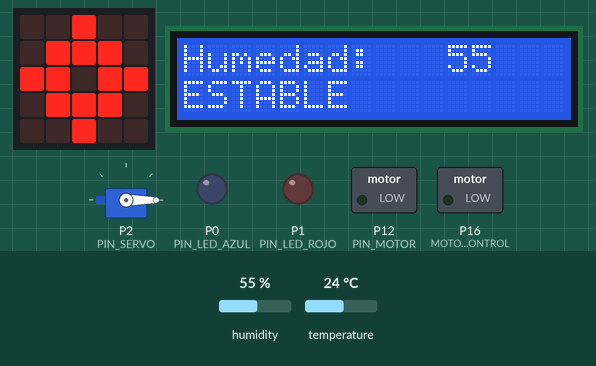
A program run on a simulated BBC micro:bit (MakeCode). Shown: servo, the board's 5×5 LED display, 16×2 character LCD, switched loads named in the program (green lamp = pin HIGH), output pins drawn as LEDs (lit = HIGH). The test bench sets the inputs (shaded band); at power-on: humidity 55 %, temperature 24 °C. What the program prints to the serial console is not drawn.

Above: at 1.8 s.
1.9 s: humidity set to 46 %
At 4.0 s:
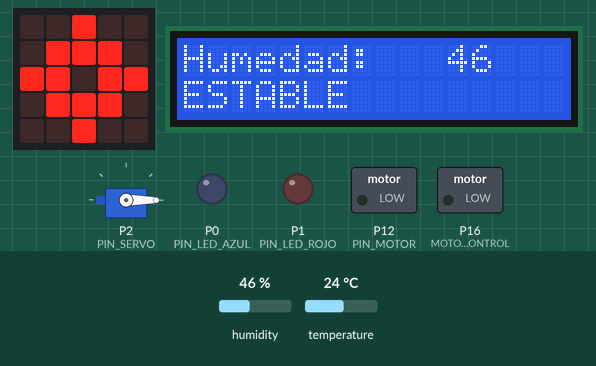
4.7 s: humidity set to 43 %
At 8.7 s:
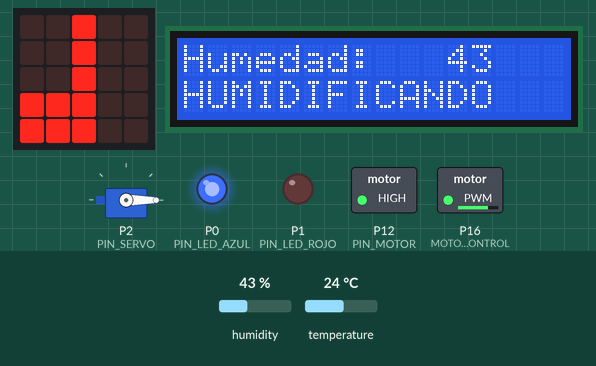
9.0 s: humidity set to 49 %
At 11.4 s:
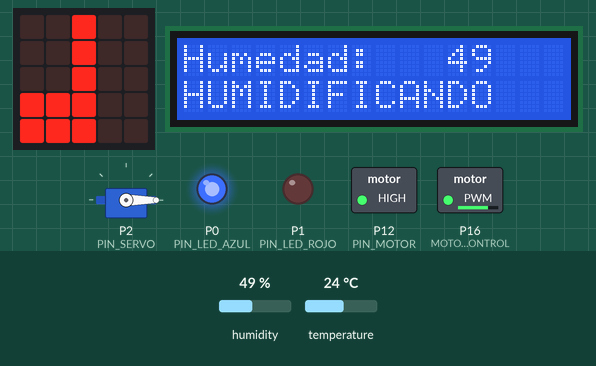
11.8 s: humidity set to 52 %
At 16.1 s:
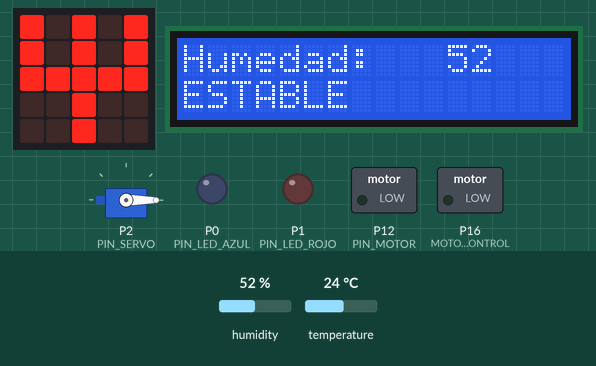
16.4 s: humidity set to 64 %
At 17.4 s:
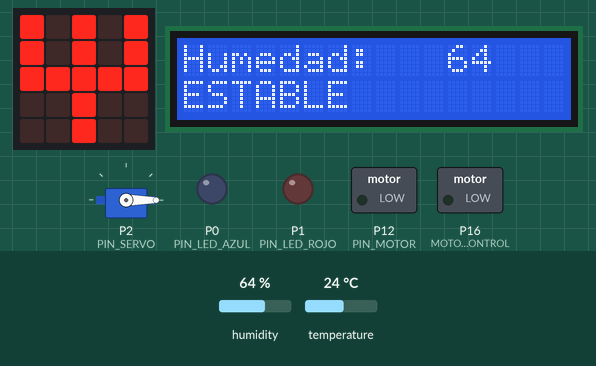
19.2 s: humidity set to 67 %
At 24.4 s:
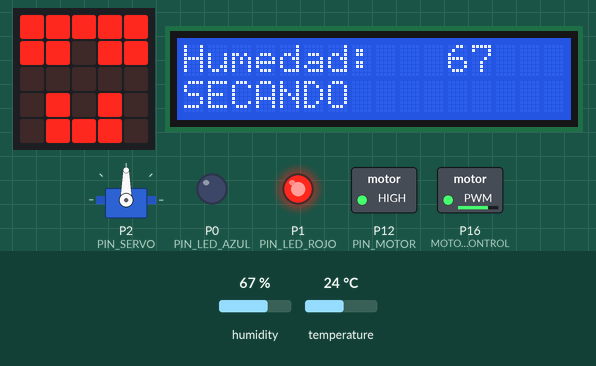
Timing chart, 0 to 25.9 s (numbered marks = the images above; inputs shaded):
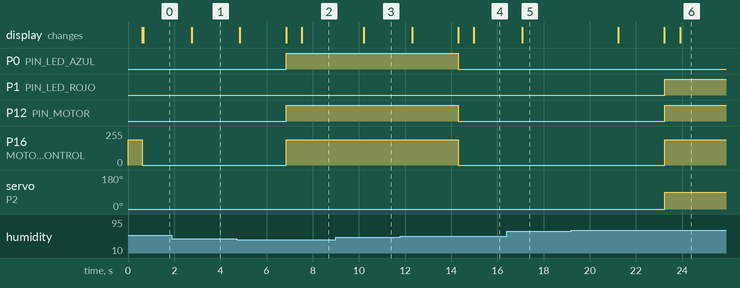

The program:

main.ts
```typescript
//  Aquí iría el bloque específico de la extensión DHT11
//  Simulamos lectura para este ejemplo de código base
//  En MakeCode real: humedad_actual = dht11.dht11_read(PIN_DHT11, dht11.DHT11Type.HUMIDITY)
function leer_sensor() {

    dht11_dht22.queryData(DHTtype.DHT11, DigitalPin.P8, true, false, false)
    if (dht11_dht22.readDataSuccessful()) {
        humedad_actual = dht11_dht22.readData(dataType.humidity)
        humedad_actual = dht11_dht22.readData(dataType.humidity)
        makerbit.showStringOnLcd1602("" + ("" + dht11_dht22.readData(dataType.humidity)), makerbit.position1602(LcdPosition1602.Pos12), 16)
    }

    makerbit.showStringOnLcd1602(estado_sistema, makerbit.position1602(LcdPosition1602.Pos17), 16)
    serial.writeValue("humedad", dht11_dht22.readData(dataType.humidity))
    basic.pause(2000)
}

let humedad_actual = 0
let estado_sistema = ""
estado_sistema = "ESTABLE"
//  PROYECTO: GUARDIÁN DEL CLIMA
//  Lógica con Histéresis y Control de Estados
//  --- CONFIGURACIÓN ---
let umbral_seco_activar = 45
//  Enciende humidificador si baja de 45%
let umbral_seco_apagar = 50
//  Apaga humidificador solo si sube a 50% (Margen de seguridad)
let umbral_humedo_activar = 65
//  Enciende secado si sube de 65%
let umbral_humedo_apagar = 60
//  Puede ser: ESTABLE, HUMIDIFICANDO, SECANDO
//  Pines (Ajustar según tabla de Hardware)
let PIN_DHT11 = DigitalPin.P8
let PIN_SERVO = AnalogPin.P2
let PIN_MOTOR = DigitalPin.P12
let MOTOR_CONTROL = AnalogPin.P16
let PIN_LED_AZUL = DigitalPin.P0
let PIN_LED_ROJO = DigitalPin.P1
//  Inicialización
pins.servoWritePin(PIN_SERVO, 0)
pins.analogWritePin(AnalogPin.P16, 767)
//  Cerrar compuerta
basic.showIcon(IconNames.Target)
makerbit.connectLcd(39)
makerbit.setLcdBacklight(LcdBacklight.On)
makerbit.showStringOnLcd1602("Humedad:", makerbit.position1602(LcdPosition1602.Pos1), 16)
//  Leer cada 2 segundos
//  Compuerta Cerrada
basic.forever(function on_forever() {
    if (estado_sistema == "ESTABLE") {
        pins.digitalWritePin(PIN_LED_AZUL, 0)
        pins.digitalWritePin(PIN_LED_ROJO, 0)
        pins.digitalWritePin(PIN_MOTOR, 0)
        pins.analogWritePin(MOTOR_CONTROL, 0)
        pins.servoWritePin(PIN_SERVO, 0)
    } else if (estado_sistema == "HUMIDIFICANDO") {
        pins.digitalWritePin(PIN_LED_AZUL, 1)
        pins.digitalWritePin(PIN_LED_ROJO, 0)
        pins.digitalWritePin(PIN_MOTOR, 1)
        pins.analogWritePin(MOTOR_CONTROL, 767)
        //  Ventilador ON
        pins.servoWritePin(PIN_SERVO, 0)
    } else if (estado_sistema == "SECANDO") {
        pins.digitalWritePin(PIN_LED_AZUL, 0)
        pins.digitalWritePin(PIN_LED_ROJO, 1)
        pins.digitalWritePin(PIN_MOTOR, 1)
        //  Ventilador ON (Circulación)
        pins.servoWritePin(PIN_SERVO, 90)
        pins.analogWritePin(MOTOR_CONTROL, 767)
    }

})
//  Leer cada 2 segundos
//  Compuerta Cerrada
basic.forever(function on_forever2() {

    leer_sensor()
    if (humedad_actual < umbral_seco_activar) {
        estado_sistema = "HUMIDIFICANDO"
        //  Cerrar compuerta
        basic.showIcon(IconNames.QuarterNote)
    } else if (estado_sistema == "HUMIDIFICANDO" && humedad_actual > umbral_seco_apagar) {
        estado_sistema = "ESTABLE"
        //  Cerrar compuerta
        basic.showIcon(IconNames.Pitchfork)
    } else if (humedad_actual > umbral_humedo_activar) {
        //  --- MODO SECADO ---
        estado_sistema = "SECANDO"
        //  Cerrar compuerta
        basic.showIcon(IconNames.Fabulous)
    } else if (estado_sistema == "SECANDO" && humedad_actual < umbral_humedo_apagar) {
        estado_sistema = "ESTABLE"
        //  Cerrar compuerta
        basic.showIcon(IconNames.Pitchfork)
    }

})
```

test.ts
```typescript
// aquí va el archivo "tests"; esto no se compilará cuando este paquete se utilice como una extensión.
```

Measured:
- the behaviour switches between 45 and 44 % on humidity (found by bisection; images 1 and 2)
- the behaviour switches between 50 and 51 % on humidity (found by bisection; images 3 and 4)
- the behaviour switches between 65 and 66 % on humidity (found by bisection; images 5 and 6)
- after the input at 1.9 s, the display: changes after 0.87 s (image 1)
- after the input at 4.7 s, P0 (PIN_LED_AZUL), P12 (PIN_MOTOR): LOW → HIGH after 2.2 s; P16 (MOTOR_CONTROL): 0/255 → 191/255 after 2.2 s; the display: first changes after 0.15 s (image 2 shows a later state)
- after the input at 9.0 s, the display: changes after 1.2 s (image 3)
- after the input at 11.8 s, P0 (PIN_LED_AZUL), P12 (PIN_MOTOR): HIGH → LOW after 2.5 s; P16 (MOTOR_CONTROL): 191/255 → 0/255 after 2.5 s; the display: first changes after 0.50 s (image 4 shows a later state)
- after the input at 16.4 s, the display: changes after 0.67 s (image 5)
- after the input at 19.2 s, P1 (PIN_LED_ROJO), P12 (PIN_MOTOR): LOW → HIGH after 4.0 s; P16 (MOTOR_CONTROL): 0/255 → 191/255 after 4.0 s; servo on P2 (PIN_SERVO): 0° → 90° after 4.0 s; the display: first changes after 2.0 s (image 6 shows a later state)
